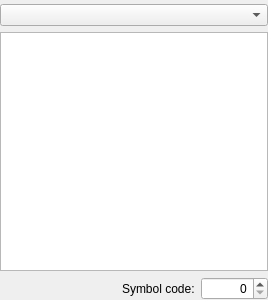
<?xml version="1.0" encoding="UTF-8"?>
<ui version="4.0">
 <class>SymbolsWidget</class>
 <widget class="QWidget" name="SymbolsWidget">
  <property name="geometry">
   <rect>
    <x>0</x>
    <y>0</y>
    <width>268</width>
    <height>300</height>
   </rect>
  </property>
  <property name="windowTitle">
   <string>Symbols</string>
  </property>
  <layout class="QVBoxLayout" name="verticalLayout">
   <property name="leftMargin">
    <number>0</number>
   </property>
   <property name="topMargin">
    <number>4</number>
   </property>
   <property name="rightMargin">
    <number>0</number>
   </property>
   <property name="bottomMargin">
    <number>0</number>
   </property>
   <item>
    <widget class="QComboBox" name="tableCombo">
     <property name="sizePolicy">
      <sizepolicy hsizetype="Ignored" vsizetype="Fixed">
       <horstretch>0</horstretch>
       <verstretch>0</verstretch>
      </sizepolicy>
     </property>
     <property name="toolTip">
      <string>Select the table to be shown</string>
     </property>
    </widget>
   </item>
   <item>
    <widget class="QTableView" name="symbolsTable">
     <property name="alternatingRowColors">
      <bool>true</bool>
     </property>
     <property name="selectionMode">
      <enum>QAbstractItemView::SingleSelection</enum>
     </property>
     <property name="selectionBehavior">
      <enum>QAbstractItemView::SelectRows</enum>
     </property>
     <property name="textElideMode">
      <enum>Qt::ElideNone</enum>
     </property>
     <property name="horizontalScrollMode">
      <enum>QAbstractItemView::ScrollPerPixel</enum>
     </property>
     <attribute name="verticalHeaderVisible">
      <bool>false</bool>
     </attribute>
    </widget>
   </item>
   <item>
    <layout class="QHBoxLayout" name="horizontalLayout_2">
     <item>
      <spacer name="horizontalSpacer">
       <property name="orientation">
        <enum>Qt::Horizontal</enum>
       </property>
       <property name="sizeHint" stdset="0">
        <size>
         <width>120</width>
         <height>20</height>
        </size>
       </property>
      </spacer>
     </item>
     <item>
      <widget class="QLabel" name="label">
       <property name="text">
        <string>Symbol code:</string>
       </property>
      </widget>
     </item>
     <item>
      <widget class="QSpinBox" name="symbolSpinBox">
       <property name="toolTip">
        <string>Enter the symbol code</string>
       </property>
       <property name="alignment">
        <set>Qt::AlignRight|Qt::AlignTrailing|Qt::AlignVCenter</set>
       </property>
       <property name="minimum">
        <number>0</number>
       </property>
       <property name="maximum">
        <number>2000000</number>
       </property>
       <property name="singleStep">
        <number>32</number>
       </property>
      </widget>
     </item>
    </layout>
   </item>
  </layout>
 </widget>
 <tabstops>
  <tabstop>tableCombo</tabstop>
  <tabstop>symbolsTable</tabstop>
  <tabstop>symbolSpinBox</tabstop>
 </tabstops>
 <resources/>
 <connections/>
</ui>
